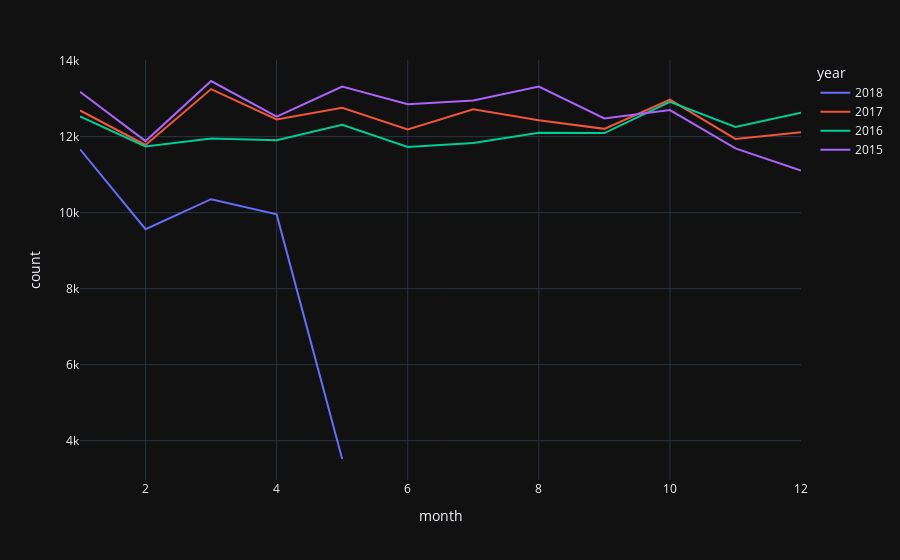

This figure's notebook cell:
### Code cell
# fig = px.line(df_monthly[(df_monthly["year"] >= 2015) & (df_monthly["year"] <= 2018)], x="month", y="count", color='year')
fig = px.line(df_monthly[(df_monthly["year"] >= 2015) & (df_monthly["year"] <= 2018)], x="month", y="count", color="year")
fig.update_layout(template='plotly_dark')
fig.show()

### Figure 1 — Plotly figure (JSON) as saved in the notebook; plotly's stock layout.template omitted (floating-point values rounded to 4 significant figures)
{"data": [{"hovertemplate": "year=2018<br>month=%{x}<br>count=%{y}<extra></extra>", "legendgroup": "2018", "line": {"color": "#636efa", "dash": "solid"}, "marker": {"symbol": "circle"}, "mode": "lines", "name": "2018", "orientation": "v", "showlegend": true, "type": "scatter", "x": [5, 4, 3, 2, 1], "xaxis": "x", "y": [3519, 9954, 10354, 9565, 11667], "yaxis": "y"}, {"hovertemplate": "year=2017<br>month=%{x}<br>count=%{y}<extra></extra>", "legendgroup": "2017", "line": {"color": "#EF553B", "dash": "solid"}, "marker": {"symbol": "circle"}, "mode": "lines", "name": "2017", "orientation": "v", "showlegend": true, "type": "scatter", "x": [12, 11, 10, 9, 8, 7, 6, 5, 4, 3, 2, 1], "xaxis": "x", "y": [12115, 11940, 12970, 12204, 12428, 12717, 12186, 12758, 12452, 13250, 11780, 12687], "yaxis": "y"}, {"hovertemplate": "year=2016<br>month=%{x}<br>count=%{y}<extra></extra>", "legendgroup": "2016", "line": {"color": "#00cc96", "dash": "solid"}, "marker": {"symbol": "circle"}, "mode": "lines", "name": "2016", "orientation": "v", "showlegend": true, "type": "scatter", "x": [12, 11, 10, 9, 8, 7, 6, 5, 4, 3, 2, 1], "xaxis": "x", "y": [12629, 12254, 12913, 12092, 12104, 11832, 11727, 12313, 11905, 11950, 11743, 12532], "yaxis": "y"}, {"hovertemplate": "year=2015<br>month=%{x}<br>count=%{y}<extra></extra>", "legendgroup": "2015", "line": {"color": "#ab63fa", "dash": "solid"}, "marker": {"symbol": "circle"}, "mode": "lines", "name": "2015", "orientation": "v", "showlegend": true, "type": "scatter", "x": [12, 11, 10, 9, 8, 7, 6, 5, 4, 3, 2, 1], "xaxis": "x", "y": [11106, 11691, 12697, 12476, 13317, 12949, 12853, 13318, 12526, 13463, 11882, 13181], "yaxis": "y"}], "layout": {"autosize": true, "legend": {"title": {"text": "year"}, "tracegroupgap": 0}, "margin": {"t": 60}, "xaxis": {"anchor": "y", "autorange": true, "domain": [0, 1], "range": [1, 12], "title": {"text": "month"}, "type": "linear"}, "yaxis": {"anchor": "x", "autorange": true, "domain": [0, 1], "range": [2967.0, 14020.0], "title": {"text": "count"}, "type": "linear"}}}
